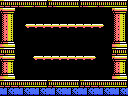

A 2D game scene composited from a Tiled map and its tileset images. What follows is a short description and the map's XML, with every tile layer's data as written:
An orthogonal 16x12 tile map with 8x8 px tiles, 1 tile layer (Tile Layer 1) and 12 objects (8x item, door-left, door-right, door-down, door-up).

<map version="1.0" orientation="orthogonal" renderorder="right-down" width="16" height="12" tilewidth="8" tileheight="8" nextobjectid="26">
 <tileset firstgid="1" name="tiles" tilewidth="8" tileheight="8" tilecount="256" columns="16">
  <image source="tiles.png" width="128" height="128" />
 </tileset>
 <layer name="Tile Layer 1" width="16" height="12">
  <data encoding="csv">
197,198,198,199,198,200,197,199,199,200,198,199,198,199,199,200,
213,214,1,1,1,1,72,1,1,1,1,1,72,1,213,214,
229,230,1,1,1,1,1,1,1,1,1,1,1,1,229,230,
229,230,1,173,174,174,174,174,174,174,174,174,172,1,229,230,
229,230,1,1,1,1,1,1,1,1,1,1,1,1,229,230,
245,246,1,1,1,1,1,1,1,1,1,1,1,1,245,246,
197,200,1,1,1,1,1,1,1,1,1,1,1,1,197,200,
213,214,1,1,173,174,174,174,174,174,174,172,1,1,213,214,
229,230,1,1,1,1,1,1,1,1,1,1,1,1,229,230,
245,246,1,1,1,1,1,1,1,1,1,1,1,1,245,246,
197,198,198,199,199,200,197,199,199,200,197,198,198,199,199,200,
251,252,251,252,251,252,251,252,251,252,251,252,251,252,251,252
</data>
 </layer>
 <objectgroup name="objects">
  <object id="9" type="door-left" x="0" y="56" width="16" height="24" />
  <object id="11" type="door-right" x="112" y="56" width="16" height="24" />
  <object id="14" type="door-down" x="48" y="80" width="32" height="16" />
  <object id="15" type="door-up" x="48" y="0" width="32" height="8" />
  <object id="16" type="item" x="32" y="8" width="16" height="16" />
  <object id="19" type="item" x="48" y="8" width="16" height="16" />
  <object id="20" type="item" x="64" y="8" width="16" height="16" />
  <object id="21" type="item" x="80" y="8" width="16" height="16" />
  <object id="22" type="item" x="32" y="40" width="16" height="16" />
  <object id="23" type="item" x="48" y="40" width="16" height="16" />
  <object id="24" type="item" x="64" y="40" width="16" height="16" />
  <object id="25" type="item" x="80" y="40" width="16" height="16" />
 </objectgroup>
</map>
